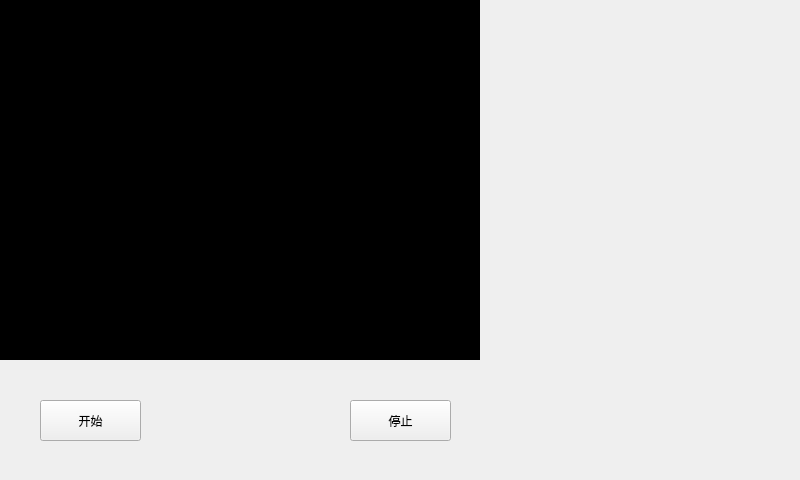
<?xml version="1.0" encoding="UTF-8"?>
<ui version="4.0">
 <class>MyThreadCamera</class>
 <widget class="QWidget" name="MyThreadCamera">
  <property name="geometry">
   <rect>
    <x>0</x>
    <y>0</y>
    <width>800</width>
    <height>480</height>
   </rect>
  </property>
  <property name="windowTitle">
   <string>MyThreadCamera</string>
  </property>
  <widget class="QLabel" name="label">
   <property name="geometry">
    <rect>
     <x>0</x>
     <y>0</y>
     <width>480</width>
     <height>360</height>
    </rect>
   </property>
   <property name="styleSheet">
    <string notr="true">background-color: rgb(0, 0, 0);</string>
   </property>
   <property name="text">
    <string/>
   </property>
  </widget>
  <widget class="QPushButton" name="pushButton_start">
   <property name="geometry">
    <rect>
     <x>40</x>
     <y>400</y>
     <width>101</width>
     <height>41</height>
    </rect>
   </property>
   <property name="text">
    <string>开始</string>
   </property>
  </widget>
  <widget class="QPushButton" name="pushButton_stop">
   <property name="geometry">
    <rect>
     <x>350</x>
     <y>400</y>
     <width>101</width>
     <height>41</height>
    </rect>
   </property>
   <property name="text">
    <string>停止</string>
   </property>
  </widget>
 </widget>
 <resources/>
 <connections/>
</ui>
